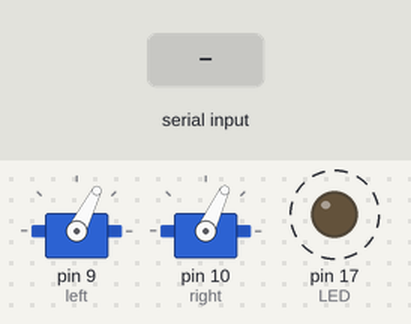
Recording of a sketch running on a simulated Arduino Nano, built with avr-gcc and run on an emulated ATmega328P. On the bench: 2 × servo, output pins drawn as LEDs (lit = HIGH). Dashed ring = blinking. Inputs (shaded band) come from the test bench. What the sketch prints to the serial monitor is not drawn.

Above: at 1.2 s.
1.3 s: byte 30 received over Serial
At 1.39 s:
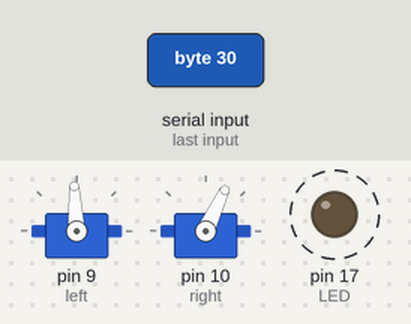
4.3 s: byte 90 received over Serial
At 4.5 s:
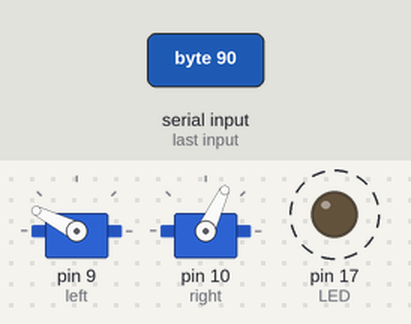
7.3 s: byte 120 received over Serial
At 7.39 s:
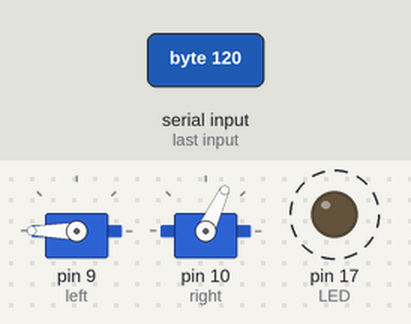
Timing chart, 0 to 16.3 s (numbered marks = the images above; inputs shaded):
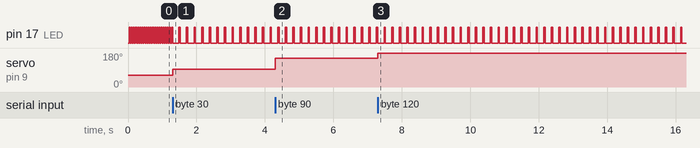

Measured:
- after the input at 1.3 s, pin 17 (LED): alternates HIGH for 0.04 s and LOW for 0.18 s, starting after 0.19 s; servo on pin 9 (left): 63° → 93° at once
- after the input at 4.3 s, servo on pin 9 (left): 93° → 153° at once
- after the input at 7.3 s, servo on pin 9 (left): 153° → 180° at once
- by itself, pin 17 (LED): alternates HIGH for 0.03 s and LOW for 0.03 s

The sketch:

Blue_ASCII_Servo.ino
```cpp
#include <Servo.h>

// set left/right servos based on even/odd ASCII values
//  author=blekenbleu,
//  title = SimHub Custom serial device for Blue Pill
//  year =2021
//  url = https://blekenbleu.github.io/Arduino/

// Changelog
// StuyoP, 01.2022 - modified to work with Arduino Nano

#define LED 17		// Blue Pill green LED
Servo left, right;
unsigned long then, timeout=0;
int next = HIGH;
int even = 30, odd = 30;	// even: LED on count
byte ladd=63, radd=65;		// initial servo offsets:  unloaded bracket angles

void setup() {			// setup() code runs once
  then = millis();   		// start the clock
  // initialize as an output digital pin connected to green LED
  pinMode(LED, OUTPUT);
  digitalWrite(LED, HIGH);	// turn off LED by floating pin HIGH
  left.attach(9);		// Blue Pill 5V tolerant PWM pins;
						// StuyoP, 01.2022 - modified pins to reference Arduino Nano Digital Out 9 and 10
  right.attach(10);
  left.write(ladd);		// initial servo positions
  right.write(radd);

  // Initialize serial and wait for port to be opened:
  Serial.begin(9600);
  while (!Serial)
    delay(1);			// wait for native USB serial port to connect
  Serial.println("Blue_ASCII_Servo: connected");
}

// loop() is not REALLY a loop;
// it is just the main routine, which gets called often.
void loop() {
  // main code goes here, to be called repeatedly:
  byte received;
  unsigned long now = millis();	// should initially toggle on (LOW)

  if (then < now) {		// LED feedback for left vs right vs waiting
    if (1000000 < timeout) {	// idle for a second or so?
      even = odd = 30;		// idle waiting feedback
      timeout = 0;
    }
    if (next == LOW) {
      next = HIGH;
      then = now + odd;		// LED off for odd milliseconds
    }
    else {
      next = LOW;
      then = now + even;	// LED on for even milliseconds
    }
    digitalWrite (LED, next);	// toggle LED: HIGH turns it off
    if (40 > even)		// idle?
      delay(30);		// this may facilitate interrupting
  }
  if (0 < Serial.available()) {
    received = Serial.read();
    if (2 > received) {
      byte add;			// prepare to change servo offset

      while (1 > Serial.available())
        delay(1);
      add = Serial.read();	// immediately next byte is an offset
      if (1 & received)
        radd = add;
      else ladd = add;
    }
    else if (1 & received) {
      right.write((127&received)+radd);
      even = 40;		// LED briefly on
      odd = 180;		// right has long odds
    } else {
      left.write((127&received)+ladd);
      even = 180;		// LED mostly on
      odd = 40;
    }
    timeout = 0;
  }
  else timeout++;
}
```
